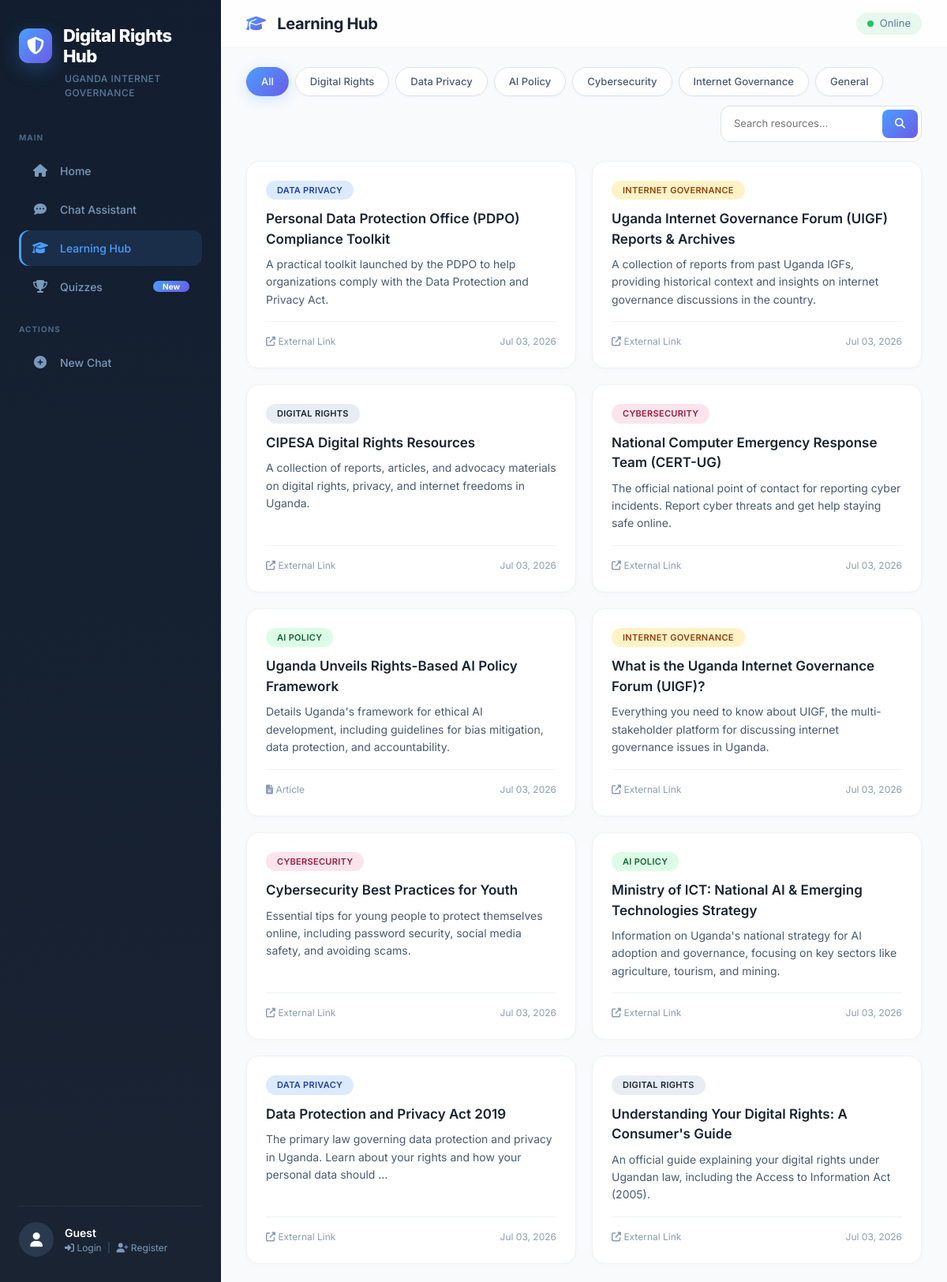
The page /learn/ on the database its author committed.
### chatbot/models.py (models this page shows, shortened)
class Resource(models.Model):
    RESOURCE_TYPES = [
        ('article', 'Article'),
        ('video', 'Video'),
        ('pdf', 'PDF'),
        ('link', 'External Link'),
    ]
    CATEGORY_CHOICES = [
        ('digital_rights', 'Digital Rights'),
        ('privacy', 'Data Privacy'),
        ('ai_policy', 'AI Policy'),
        ('cybersecurity', 'Cybersecurity'),
        ('internet_governance', 'Internet Governance'),
        ('general', 'General'),
    ]
    title = models.CharField(max_length=200)
    summary = models.TextField()
    content = models.TextField(blank=True)
    category = models.CharField(max_length=50, choices=CATEGORY_CHOICES)
    resource_type = models.CharField(max_length=20, choices=RESOURCE_TYPES, default='article')
    url = models.URLField(blank=True, null=True)
    image_url = models.URLField(blank=True, null=True)
    created_at = models.DateTimeField(auto_now_add=True)
    updated_at = models.DateTimeField(auto_now=True)
    is_published = models.BooleanField(default=True)
    class Meta:
        ordering = ['-created_at']

### chatbot/views.py (the view)
# urls.py: path('learn/', views.learning_hub, name='learning_hub'),
def learning_hub(request):
    category = request.GET.get('category', '')
    search = request.GET.get('search', '')
    resource_type = request.GET.get('type', '')
    resources = Resource.objects.filter(is_published=True)
    if category:
        resources = resources.filter(category=category)
    if resource_type:
        resources = resources.filter(resource_type=resource_type)
    if search:
        resources = resources.filter(
            Q(title__icontains=search) |
            Q(summary__icontains=search) |
            Q(content__icontains=search)
        )
    categories = Resource.CATEGORY_CHOICES
    context = {
        'resources': resources,
        'categories': categories,
        'current_category': category,
        'current_type': resource_type,
        'search_query': search,
    }
    return render(request, 'chatbot/learning_hub.html', context)

### chatbot/templates/chatbot/learning_hub.html (shortened to what this page needs)
<!DOCTYPE html>
<html lang="en">
<head>
    <link href="https://cdn.jsdelivr.net/npm/bootstrap@5.3.0/dist/css/bootstrap.min.css" rel="stylesheet">
    <link rel="stylesheet" href="https://cdnjs.cloudflare.com/ajax/libs/font-awesome/6.4.0/css/all.min.css">
</head>
<body>
<div class="app-container">
    <aside class="sidebar" id="sidebar">
        <div class="sidebar-brand">
            <div class="logo-icon"><div class="icon-wrap"><i class="fas fa-shield-alt"></i></div><h1>Digital Rights Hub</h1></div>
            <div class="subtitle">Uganda Internet Governance</div>
        </div>
        <nav class="sidebar-nav">
            <div class="nav-label">Main</div>
            <a href="/" class="nav-item "><i class="fas fa-home"></i> Home</a>
            <a href="/chat/" class="nav-item"><i class="fas fa-comment-dots"></i> Chat Assistant</a>
            <a href="/learn/" class="nav-item active"><i class="fas fa-graduation-cap"></i> Learning Hub</a>
            <a href="/quizzes/" class="nav-item"><i class="fas fa-trophy"></i> Quizzes <span class="badge">New</span></a>
            <div style="margin-top:24px;"><div class="nav-label">Actions</div>
            <a href="/chat/" onclick="resetChat()" class="nav-item"><i class="fas fa-plus-circle"></i> New Chat</a></div>
        </nav>
        <div class="sidebar-footer">
            <div class="user-info">
                {% if user.is_authenticated %}
                    <div class="user-avatar">{{ user.username|make_list|first|upper }}</div>
                    <div>
                        <div class="user-name">{{ user.username }}</div>
                        <div class="user-role">
                            <a href="{% url 'profile' %}"><i class="fas fa-user"></i> Profile</a>
                            <span class="sep">|</span>
                            <a href="{% url 'logout' %}"><i class="fas fa-sign-out-alt"></i> Logout</a>
                        </div>
                    </div>
                {% else %}
                    <div class="user-avatar guest"><i class="fas fa-user" style="font-size:18px;"></i></div>
                    <div>
                        <div class="user-name">Guest</div>
                        <div class="user-role">
                            <a href="{% url 'login' %}"><i class="fas fa-sign-in-alt"></i> Login</a>
                            <span class="sep">|</span>
                            <a href="{% url 'register' %}"><i class="fas fa-user-plus"></i> Register</a>
                        </div>
                    </div>
                {% endif %}
            </div>
        </div>
    </aside>
    <main class="main-content">
        <header class="main-header">
            <h2><i class="fas fa-graduation-cap"></i> Learning Hub</h2>
            <div class="header-actions"><span class="status"><span class="dot"></span><span>Online</span></span></div>
        </header>
        <div class="content-area">
            <div class="filters-bar">
                <div class="filter-group">
                    <a href="?{% if search_query %}search={{ search_query }}&{% endif %}" class="filter-btn {% if not current_category and not current_type %}active{% endif %}">All</a>
                    {% for key, label in categories %}
                    <a href="?category={{ key }}{% if search_query %}&search={{ search_query }}{% endif %}" class="filter-btn {% if current_category == key %}active{% endif %}">{{ label }}</a>
                    {% endfor %}
                </div>
                <form method="GET" class="search-box">
                    <input type="text" name="search" placeholder="Search resources..." value="{{ search_query }}">
                    <button type="submit"><i class="fas fa-search"></i></button>
                </form>
            </div>
            {% if resources %}
            <div class="resources-grid">
                {% for resource in resources %}
                <a href="{% url 'resource_detail' resource.id %}" class="resource-card">
                    <span class="card-badge badge-{{ resource.category }}">{{ resource.get_category_display }}</span>
                    <div class="card-title">{{ resource.title }}</div>
                    <div class="card-summary">{{ resource.summary|truncatewords:20 }}</div>
                    <div class="card-footer">
                        <span>
                            {% if resource.resource_type == 'article' %}<i class="fas fa-file-alt"></i>{% endif %}
                            {% if resource.resource_type == 'link' %}<i class="fas fa-external-link-alt"></i>{% endif %}
                            {{ resource.get_resource_type_display }}
                        </span>
                        <span>{{ resource.created_at|date:"M d, Y" }}</span>
                    </div>
                </a>
                {% endfor %}
            </div>
            {% else %}
            <div class="empty-state">
                <i class="fas fa-book-open"></i>
                <h3>No resources found</h3>
                <p>Try adjusting your search or filter criteria.</p>
            </div>
            {% endif %}
        </div>
    </main>
</div>
</body>
</html>

### rows shown on the page
Resource: category "DATA PRIVACY", title "Personal Data Protection Office (PDPO) Compliance Toolkit", summary "A practical toolkit launched by the PDPO to help organizations comply with the Data Protection and Privacy Act.", resource_type "External Link", created_at "Jul 03, 2026"
Resource: category "INTERNET GOVERNANCE", title "Uganda Internet Governance Forum (UIGF) Reports & Archives", summary "A collection of reports from past Uganda IGFs, providing historical context and insights on internet governance discussions in the country.", resource_type "External Link", created_at "Jul 03, 2026"
Resource: category "DIGITAL RIGHTS", title "CIPESA Digital Rights Resources", summary "A collection of reports, articles, and advocacy materials on digital rights, privacy, and internet freedoms in Uganda.", resource_type "External Link", created_at "Jul 03, 2026"
Resource: category "CYBERSECURITY", title "National Computer Emergency Response Team (CERT-UG)", summary "The official national point of contact for reporting cyber incidents. Report cyber threats and get help staying safe online.", resource_type "External Link", created_at "Jul 03, 2026"
Resource: category "AI POLICY", title "Uganda Unveils Rights-Based AI Policy Framework", summary "Details Uganda's framework for ethical AI development, including guidelines for bias mitigation, data protection, and accountability.", resource_type "Article", created_at "Jul 03, 2026"
Resource: category "INTERNET GOVERNANCE", title "What is the Uganda Internet Governance Forum (UIGF)?", summary "Everything you need to know about UIGF, the multi-stakeholder platform for discussing internet governance issues in Uganda.", resource_type "External Link", created_at "Jul 03, 2026"
Resource: category "CYBERSECURITY", title "Cybersecurity Best Practices for Youth", summary "Essential tips for young people to protect themselves online, including password security, social media safety, and avoiding scams.", resource_type "External Link", created_at "Jul 03, 2026"
Resource: category "AI POLICY", title "Ministry of ICT: National AI & Emerging Technologies Strategy", summary "Information on Uganda's national strategy for AI adoption and governance, focusing on key sectors like agriculture, tourism, and mining.", resource_type "External Link", created_at "Jul 03, 2026"
Resource: category "DATA PRIVACY", title "Data Protection and Privacy Act 2019", summary "The primary law governing data protection and privacy in Uganda. Learn about your rights and how your personal data should …", resource_type "External Link", created_at "Jul 03, 2026"
Resource: category "DIGITAL RIGHTS", title "Understanding Your Digital Rights: A Consumer's Guide", summary "An official guide explaining your digital rights under Ugandan law, including the Access to Information Act (2005).", resource_type "External Link", created_at "Jul 03, 2026"

### other values the page prints
{{ label }} "Digital Rights" "Data Privacy" "AI Policy" "Cybersecurity" "Internet Governance" "General"
